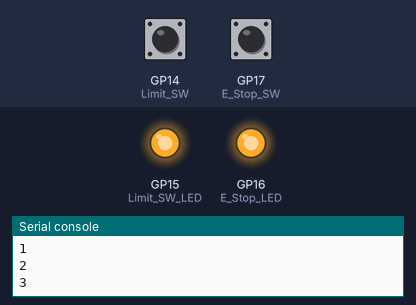
Bench run of a program on a simulated Raspberry Pi Pico running MicroPython. Parts: output pins drawn as LEDs (lit = HIGH), the last lines printed to the serial console. The inputs (shaded band) are chosen by the test bench; at power-on: GP14 (Limit_SW) HIGH, GP17 (E_Stop_SW) HIGH.

Above: at 1.2 s.
1.3 s: GP14 (Limit_SW) pulled LOW for 0.15 s
At 2.1 s:
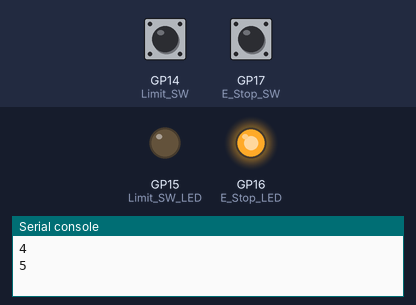
2.9 s: GP17 (E_Stop_SW) pulled LOW for 0.15 s
At 3.4 s:
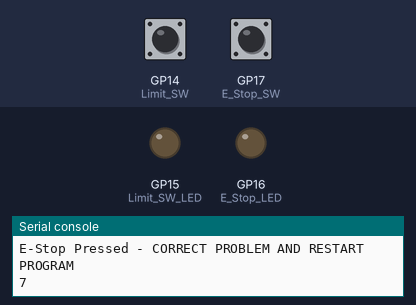
Timing chart, 0 to 5.9 s (numbered marks = the images above; inputs shaded):
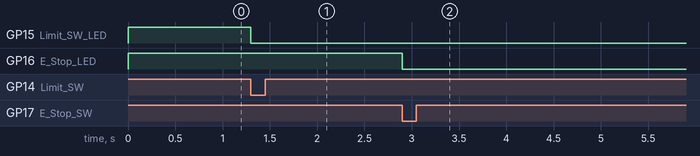

Measured:
- after the input at 1.3 s, GP15 (Limit_SW_LED): HIGH → LOW at once
- after the input at 2.9 s, GP16 (E_Stop_LED): HIGH → LOW at once

The program:

limitswitchcode_main.py.py
```python
import machine
import utime

# Create LED objects to act as driven circuit
Limit_SW_LED = machine.Pin(15, machine.Pin.OUT)
E_Stop_LED = machine.Pin(16, machine.Pin.OUT)

# Turn on LEDs to simulate a running circuit
Limit_SW_LED.on()
E_Stop_LED.on()

# Create Switch objects for physical switches
Limit_SW = machine.Pin(14, machine.Pin.IN, machine.Pin.PULL_UP)
E_Stop_SW = machine.Pin(17, machine.Pin.IN, machine.Pin.PULL_UP)

# Define debounce delay in milliseconds (adjust as needed)
debounce_delay = 50  # 50ms debounce delay

# Create state variables to track switch states and timestamps
limit_sw_state = True
e_stop_sw_state = True
last_limit_sw_time = utime.ticks_ms()
last_e_stop_sw_time = utime.ticks_ms()

# Create Interrupt handler for Limit Switch
def Limit_SW_Handler(pin):
    global limit_sw_state, last_limit_sw_time
    current_time = utime.ticks_ms()

    if current_time - last_limit_sw_time >= debounce_delay:
        last_limit_sw_time = current_time
        limit_sw_state = not limit_sw_state

    if not limit_sw_state:
        Limit_SW_LED.off()
        print("LIMIT REACHED - CORRECT PROBLEM AND RESTART PROGRAM")

# Create Interrupt handler for E-Stop Switch
def EStop_SW_Handler(pin):
    global e_stop_sw_state, last_e_stop_sw_time
    current_time = utime.ticks_ms()

    if current_time - last_e_stop_sw_time >= debounce_delay:
        last_e_stop_sw_time = current_time
        e_stop_sw_state = not e_stop_sw_state

    if not e_stop_sw_state:
        E_Stop_LED.off()
        print("E-Stop Pressed - CORRECT PROBLEM AND RESTART PROGRAM")

# Start the interrupt handler routines
Limit_SW.irq(trigger=machine.Pin.IRQ_FALLING, handler=Limit_SW_Handler)
E_Stop_SW.irq(trigger=machine.Pin.IRQ_FALLING, handler=EStop_SW_Handler)

# A loop just to keep things running, but does nothing constructive
print("Ready, Set, Go!")
x = 0
while True:  # Run an endless loop
    x += 1
    print(x)
    utime.sleep(.5)
```
